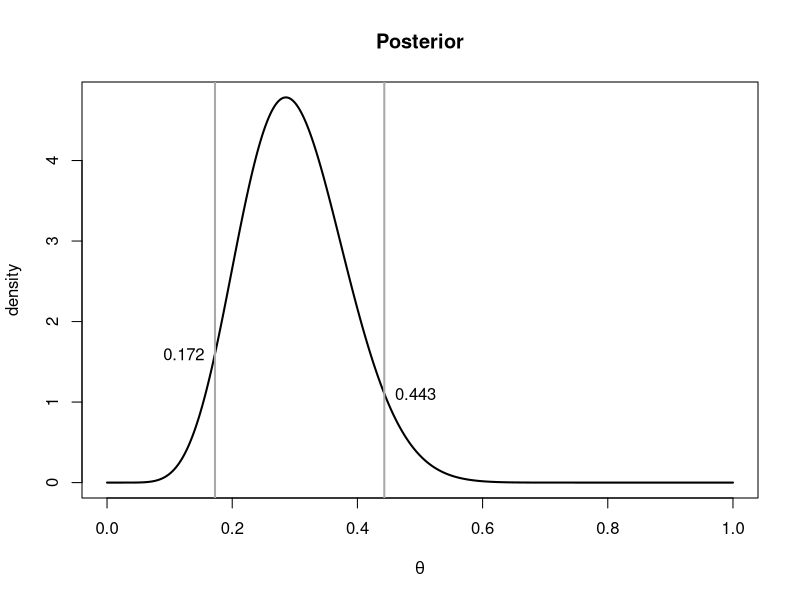
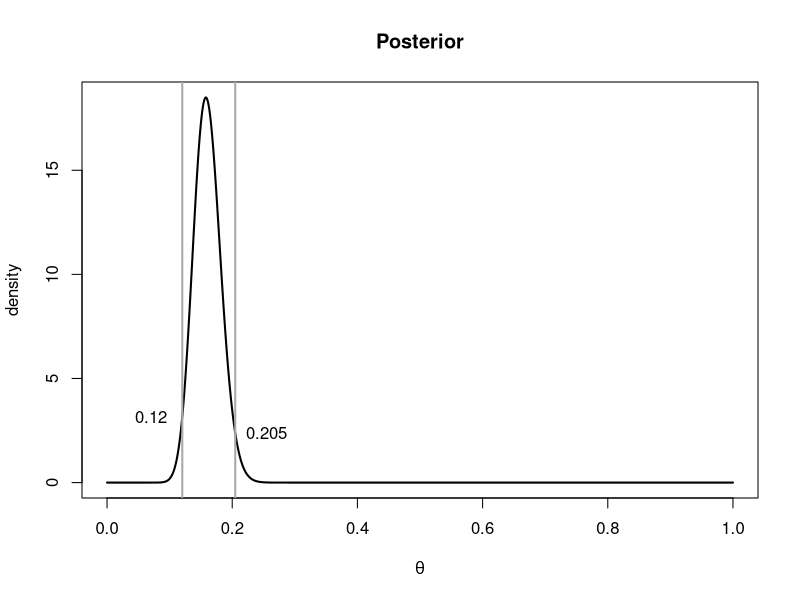
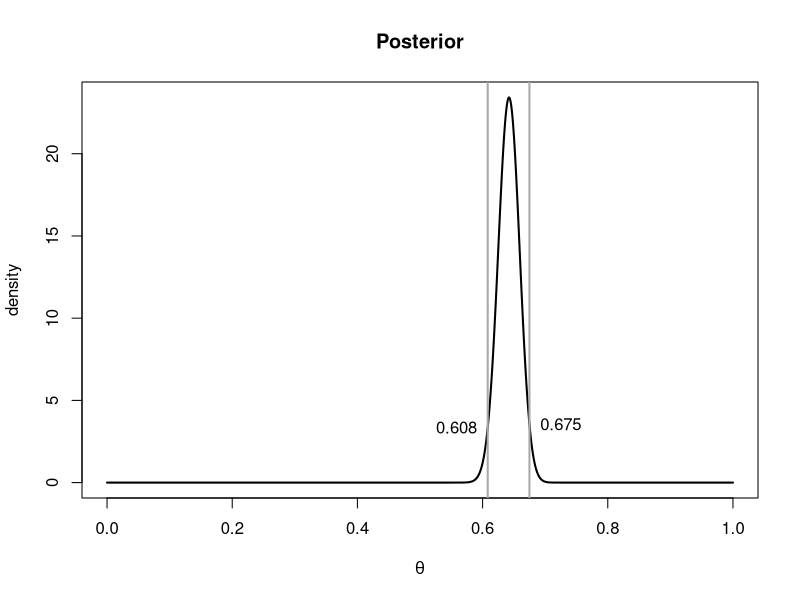
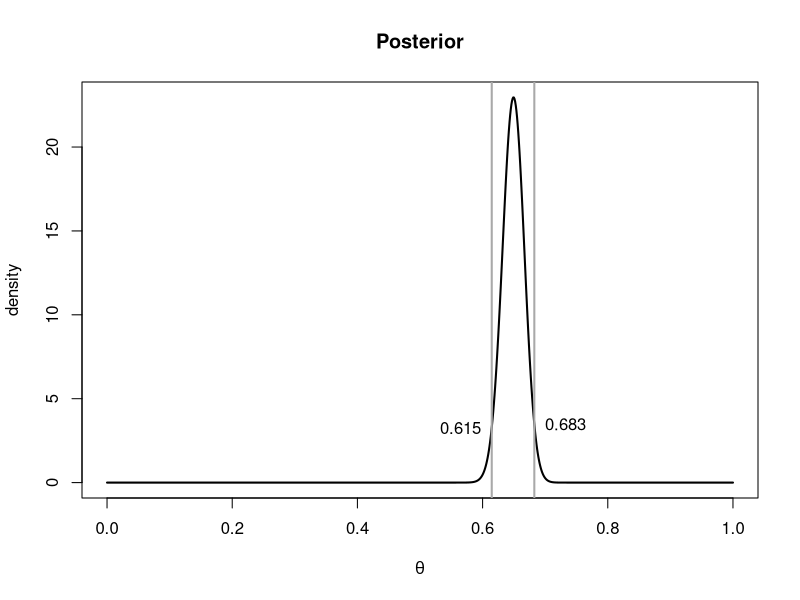
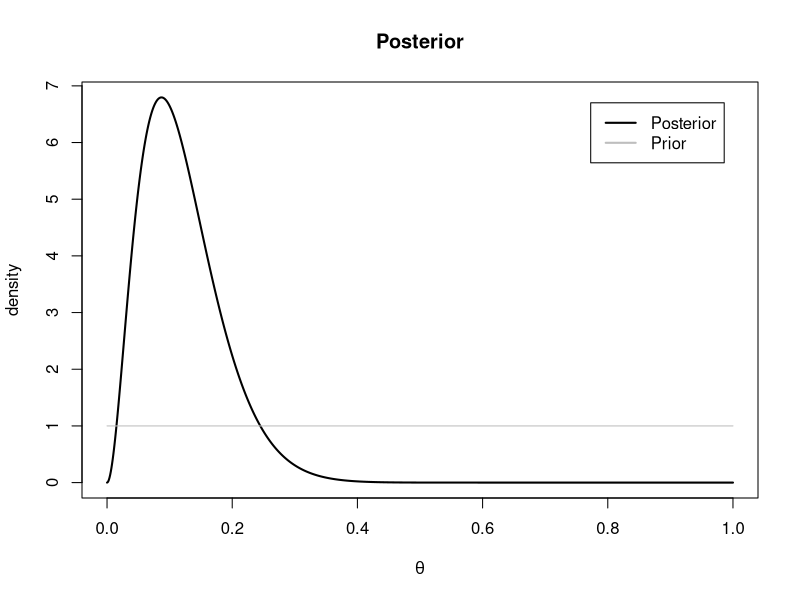

Source code (R) for these figures, in order:
## ---- chunk 1
prior_a <- 1
prior_b <- 1

x <- 8
n <- 28

a_star <- prior_a + x
b_star <- prior_b + n - x

Theta <- seq(0,1,length.out=1001)
posterior <- dbeta(Theta, shape1=a_star, shape2=b_star)

interval <- c(qbeta(.05,shape1=a_star,shape2=b_star), qbeta(.95,shape1=a_star,shape2=b_star))
interval
## ---- chunk 2
plot(Theta,posterior, xlab=expression(theta),ylab='density',main='Posterior',type='l',lwd=2)
abline(v=interval,col='darkgrey',lwd=2)
text(interval[1]-.05, dbeta(interval[1],a_star,b_star), round(interval[1], 3))
text(interval[2]+.05, dbeta(interval[2],a_star,b_star), round(interval[2], 3))
## ---- chunk 3
prior_a <- 2
prior_b <- 18

prior_a / (prior_a + prior_b)
## ---- chunk 4
n <- 267
x <- 44

a_star <- prior_a + x
b_star <- prior_b + n - x

Theta <- seq(0,1,length.out=1001)
posterior <- dbeta(Theta, shape1=a_star, shape2=b_star)

interval <- c(qbeta(.025,shape1=a_star,shape2=b_star), qbeta(.975,shape1=a_star,shape2=b_star))
interval
## ---- chunk 5
plot(Theta,posterior, xlab=expression(theta),ylab='density',main='Posterior',type='l',lwd=2)
abline(v=interval,col='darkgrey',lwd=2)
text(interval[1]-.05, dbeta(interval[1],a_star,b_star), round(interval[1], 3))
text(interval[2]+.05, dbeta(interval[2],a_star,b_star), round(interval[2], 3))
## ---- chunk 6
1 - pbeta(.10, shape1 = a_star, shape2 = b_star)
## ---- chunk 7
a_star / (a_star + b_star)
## ---- chunk 8
prior_a <- 20
prior_b <- 20
n <- 753
x <- 489

a_star <- prior_a + x
b_star <- prior_b + n - x

Theta <- seq(0,1,length.out=1001)
posterior <- dbeta(Theta, shape1=a_star, shape2=b_star)

interval <- c(qbeta(.025,shape1=a_star,shape2=b_star), qbeta(.975,shape1=a_star,shape2=b_star))
interval
## ---- chunk 9
plot(Theta,posterior, xlab=expression(theta),ylab='density',main='Posterior',type='l',lwd=2)
abline(v=interval,col='darkgrey',lwd=2)
text(interval[1]-.05, dbeta(interval[1],a_star,b_star), round(interval[1], 3))
text(interval[2]+.05, dbeta(interval[2],a_star,b_star), round(interval[2], 3))
## ---- chunk 10
prior_a <- 1
prior_b <- 1
n <- 753
x <- 489

a_star <- prior_a + x
b_star <- prior_b + n - x

Theta <- seq(0,1,length.out=1001)
posterior <- dbeta(Theta, shape1=a_star, shape2=b_star)

interval <- c(qbeta(.025,shape1=a_star,shape2=b_star), qbeta(.975,shape1=a_star,shape2=b_star))
interval
## ---- chunk 11
plot(Theta,posterior, xlab=expression(theta),ylab='density',main='Posterior',type='l',lwd=2)
abline(v=interval,col='darkgrey',lwd=2)
text(interval[1]-.05, dbeta(interval[1],a_star,b_star), round(interval[1], 3))
text(interval[2]+.05, dbeta(interval[2],a_star,b_star), round(interval[2], 3))
## ---- chunk 12
prior_a <- 1
prior_b <- 1
n <- 23
x <- 2

a_star <- prior_a + x
b_star <- prior_b + n - x

Theta <- seq(0,1,length.out=1001)
posterior <- dbeta(Theta, shape1=a_star, shape2=b_star)

## ---- chunk 13
plot(Theta,posterior, xlab=expression(theta),ylab='density',main='Posterior',type='l',lwd=2)
lines(Theta, dbeta(Theta, shape1=prior_a, shape2=prior_b), col = 'gray')
legend("topright", legend=c("Posterior", "Prior"),
       col=c("black", "gray"), lty = 1, lwd = 2, cex = 1, inset = .05)
## ---- chunk 14
interval <- c(qbeta(.0025,shape1=a_star,shape2=b_star), qbeta(.9975,shape1=a_star,shape2=b_star))
interval
## ---- chunk 15
sim_vals <- rnorm(15000,mean = -10, sd = sqrt(42))
mean(sim_vals < -13)
## ---- chunk 16
pnorm(-13, mean = -10, sd = sqrt(42))
## ---- chunk 17
n <- 100000
prior_a <- 5.8
prior_b <- 7.1
n <- 42
y <- 19

a_star <- prior_a + y
b_star <- prior_b + n - y

sim_theta <- rbeta(n, shape1 = a_star, shape2 = b_star)
quantile(sim_theta, c(.05, .95))
## ---- chunk 18
Theta <- seq(0,1,length.out=1001)
posterior <- dbeta(Theta, shape1=a_star, shape2=b_star)
interval <- c(qbeta(.05,shape1=a_star,shape2=b_star), qbeta(.95,shape1=a_star,shape2=b_star))
interval
## ---- chunk 19
sim_X <- rbinom(10000, size = 109, prob = .63)
mean(sim_X)
## ---- chunk 20
109 * .63
